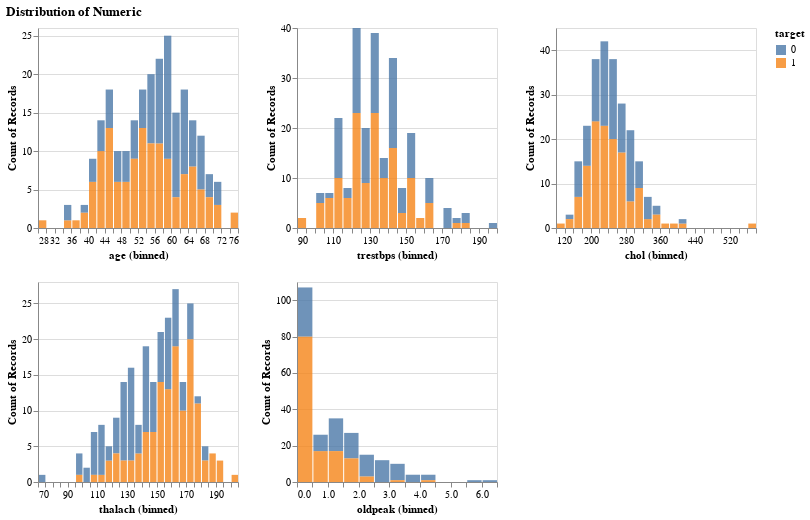

Write notebook code for a chart like this one.
### Markdown cell above
We split the heart disease dataset into training and test data in a stratified fashion. The number of cases in the two splits is shown in the table below:

| Data split | No presence of HD | Presence of HD |
| --- | --- | --- |
| Training | 110 | 132 |
| Test | 28 | 33 |

### Code cell
# Analysis of all the feature distributions
numeric_cols = ["age", "trestbps", "chol", "thalach", "oldpeak"]
cate_cols = ["sex", "cp", "fbs", "restecg", "exang", "slope", "ca", "thal"]

numeric_dist = alt.Chart(train_df).mark_bar(opacity=0.8).encode(
    x= alt.X(alt.repeat(), type='quantitative', bin=alt.Bin(maxbins=30)),
    y="count()",
    color="target:N"
).properties(
    height=200,
    width=200
).repeat(
    numeric_cols,
    columns=3
)
numeric_dist.properties(title='Distribution of Numeric')

### Figure 1 — Vega-Lite specification as saved in the notebook (floating-point values rounded to 4 significant figures; data arrays with more than 128 entries replaced by an {"elided": "..."} marker saying what was removed)
{"$schema": "https://vega.github.io/schema/vega-lite/v4.17.0.json", "columns": 3, "config": {"view": {"continuousHeight": 300, "continuousWidth": 400}}, "datasets": {"data-04a3e83bc2ba827c958ea3d4b04c6faf": {"elided": "242 records"}}, "repeat": ["age", "trestbps", "chol", "thalach", "oldpeak"], "spec": {"data": {"name": "data-04a3e83bc2ba827c958ea3d4b04c6faf"}, "encoding": {"color": {"field": "target", "type": "nominal"}, "x": {"bin": {"maxbins": 30}, "field": {"repeat": "repeat"}, "type": "quantitative"}, "y": {"aggregate": "count", "type": "quantitative"}}, "height": 200, "mark": {"opacity": 0.8, "type": "bar"}, "width": 200}, "title": "Distribution of Numeric"}
